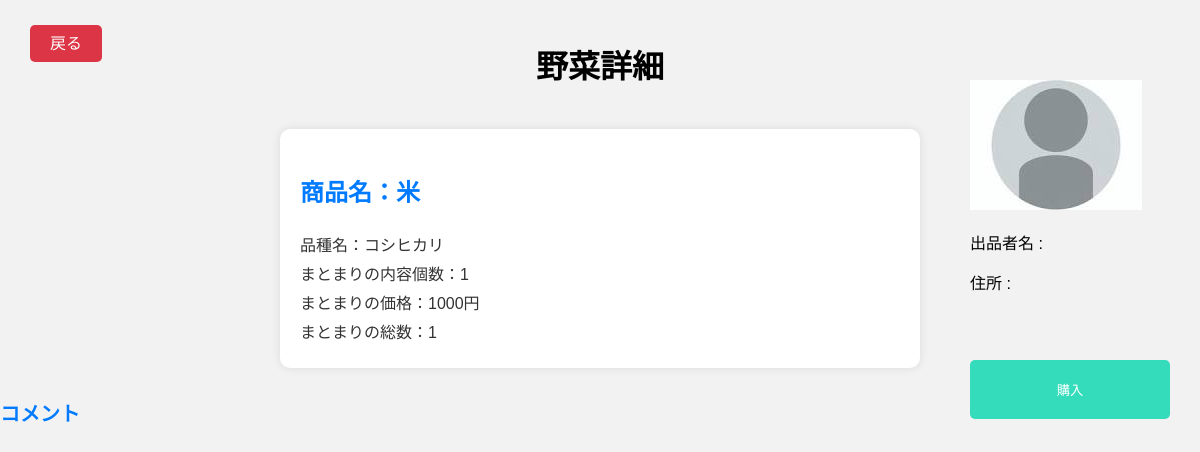
/buyer/product/1/, run on the app's committed database.
### seller/models.py (models this page shows, shortened)
class Vegetable(models.Model):
    seller = models.ForeignKey(Seller, on_delete=models.CASCADE, related_name='vegetable')      # 出品者
    item_name = models.CharField(max_length=100)                                                # 品目名
    item_type = models.CharField(max_length=100, default='---')                                 # 品種名
    price = models.DecimalField(max_digits=100, decimal_places=2, default=0)                    # 単価
    content_quantity = models.PositiveIntegerField(default=1)                                   # まとまりの内容個数
    content_price = models.DecimalField(max_digits=100, decimal_places=2, default=0)            # まとまりの価格
    total_quantity = models.PositiveIntegerField(default=0)                                     # まとまりの総数

### buyer/views.py (the view, shortened to what this page needs)
# urls.py: path('product/<int:vegetable_id>/', ProductDetailView.as_view(), name='product_detail'),
class ProductDetailView(DetailView):
    model = Vegetable
    template_name = 'buyer/product_detail.html'
    def get(self, request, vegetable_id):
        vegetable = get_object_or_404(Vegetable, pk=vegetable_id)
        form = PurchaseForm(initial={'max_quantity': vegetable.total_quantity})
        return render(request, self.template_name, {'vegetable': vegetable, 'form': form})

### buyer/templates/buyer/product_detail.html (shortened to what this page needs)
{% load static %}
<!DOCTYPE html>
<html>
<head>
    <link rel="stylesheet" type="text/css" href="{% static 'buyer/css/product_detail.css' %}">
</head>
<body>
    <h1>野菜詳細</h1>
    <div class="personal-info">
        {% if user.profile_picture %}
        <img src="{{ user.profile_picture.url }}" alt="プロフィール画像">
        {% else %}
        <img src="{% static 'images/NoFace.jpg' %}" alt="プロフィール画像">
        {% endif %}
        <p>出品者名 : {{ user.last_name }} {{ user.first_name }}</p>
        <p>住所 : {{ seller.address}}</p>
        <button class="purchase-btn" onclick="openPopup()">購入</buttton>
    </div>
    <div class="product-detail">
        <h3>商品名：{{ vegetable.item_name }}</h3>
        <p>品種名：{{ vegetable.item_type }}</p>
        <p>まとまりの内容個数：{{ vegetable.content_quantity }}</p>
        <p>まとまりの価格：{{ vegetable.content_price|floatformat:"0" }}円</p>
        <p>まとまりの総数：{{ vegetable.total_quantity }}</p>
    </div>
    <div class="comment-section">
        <h2>コメント</h2>
    </div>
    <div class="back-container">
        <a href="#" onclick="window.history.back();" class="back-btn">戻る</a>
    </div>
</body>
</html>

### buyer/static/buyer/css/product_detail.css (style rules this page uses)
body { font-family: Arial, sans-serif; background-color: #f2f2f2; margin: 0; padding: 0; }
.personal-info { float: right; width: 200px; position: absolute; top: 0; right: 0; z-index: 1; margin-top: 80px; margin-right: 30px; }
.purchase-btn { position: relative; top: 50px; width: 200px; background-color: #35dcbb; color: #fff; padding: 20px; border: none; border-radius: 5px; text-decoration: none; cursor: pointer; box-sizing: border-box; }
h1 { text-align: center; padding: 20px 0; position: relative; z-index: 2; }
.product-detail { max-width: 600px; margin: 0 auto; padding: 20px; background-color: #fff; border-radius: 10px; box-shadow: 0 0 10px rgba(0, 0, 0, 0.1); }
.product-detail h3 { font-size: 24px; color: #007bff; }
.product-detail p { font-size: 16px; color: #333; margin: 5px 0; }
.comment-section { margin-top: 30px; }
.comment-section h2 { font-size: 20px; color: #007bff; margin-bottom: 10px; }
.back-container { position: absolute; top: 30px; left: 30px; z-index: 9999; }
.back-btn { background-color: #dc3545; color: #fff; padding: 10px 20px; border: none; border-radius: 5px; text-decoration: none; cursor: pointer; z-index: 9999; }

### data on the page
Vegetable: item_name "米", item_type "コシヒカリ", content_quantity "1", content_price "1000", total_quantity "1"
